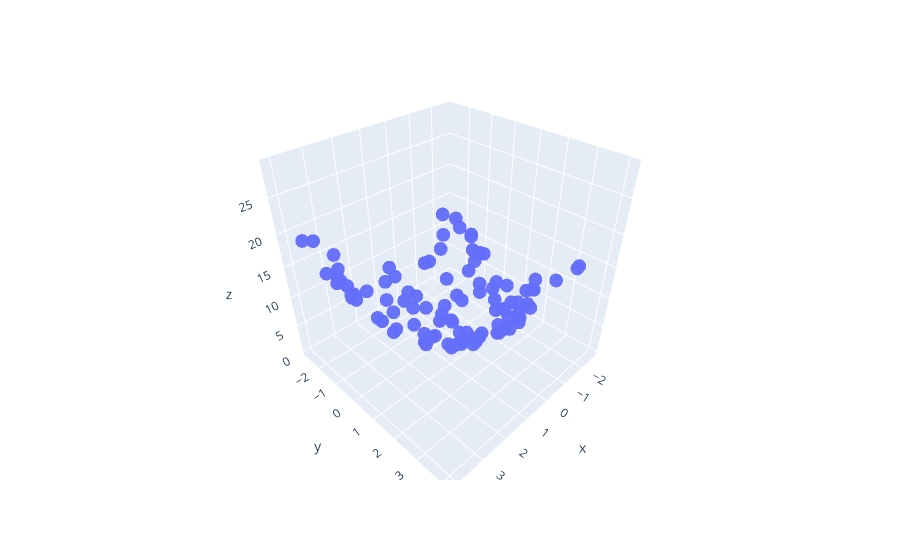

Source (notebook cell):
### Code cell
import plotly.express as px
df = px.data.iris()
fig = px.scatter_3d(df,x=x.ravel(),y=y.ravel(),z=z.ravel(),opacity=0.96)
fig.show()
